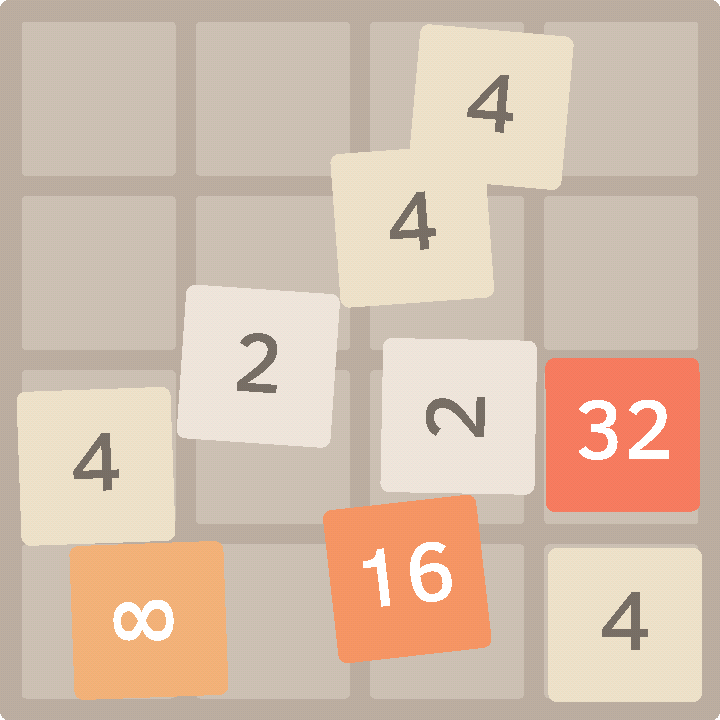
#> input picture game_2048/2048Tiles.png, 720 x 720 px, found by its file name
$ python -i window_init.py   (imports and definitions only)
#> lines starting #> are read from the running program, lines starting #| are printed output that depends on the picture; after the words box and inside, x2 and y2 are one past the last pixel; in counts of white or black regions, pixels touching at a corner belong together
# import necessary libraries
import cv2
import numpy as np


# function for creating the rules window, all the rules will be displayed here
def create_instruction_window():
    # create an empty window
    cv2.namedWindow('Hand 2048 Instructions')

    # create a blank image and then change it to the desired color and size
    background = np.zeros((1000, 800, 3), dtype=np.uint8)
    background = cv2.resize(background, (700, 600))
    background[:] = (0, 170, 255)  # BGR

    # move the window and put it where needed
    cv2.moveWindow('Hand 2048 Instructions', 570, 40)

    # paste on the background the image in the desired position using transformations, bitwise operators
    # and masking like we did in class
    image = cv2.imread('2048Tiles.png')
#> image is the input picture: shape (720, 720, 3); mean B, G, R 172.7, 191.2, 213.5
    image = cv2.resize(image, None, fx=0.2, fy=0.2)
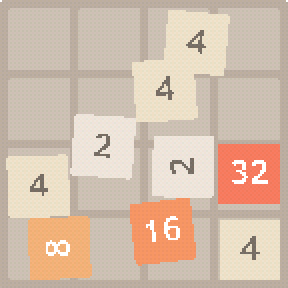
#> image: shape (144, 144, 3) (shown 2 times larger); mean B, G, R 172.8, 191.2, 213.5
    img_h, img_w = image.shape[:2]
#> img_h = 144; img_w = 144
    src_points = np.array([[0, 0], [0, img_h - 1], [img_w - 1, img_h - 1], [img_w - 1, 0]], dtype=np.float32)
#> src_points = [[0, 0], [0, 143], [143, 143], [143, 0]]
    # define the dest. pts. that can be changed to where we like the top 2048 image to be
    dst_points = np.array([[20, 20], [20, img_h + 20], [img_w + 20, img_h + 20], [img_w + 20, 20]], dtype=np.float32)
    M = cv2.getPerspectiveTransform(src_points, dst_points)
    warped = cv2.warpPerspective(image, M, (background.shape[1], background.shape[0]))
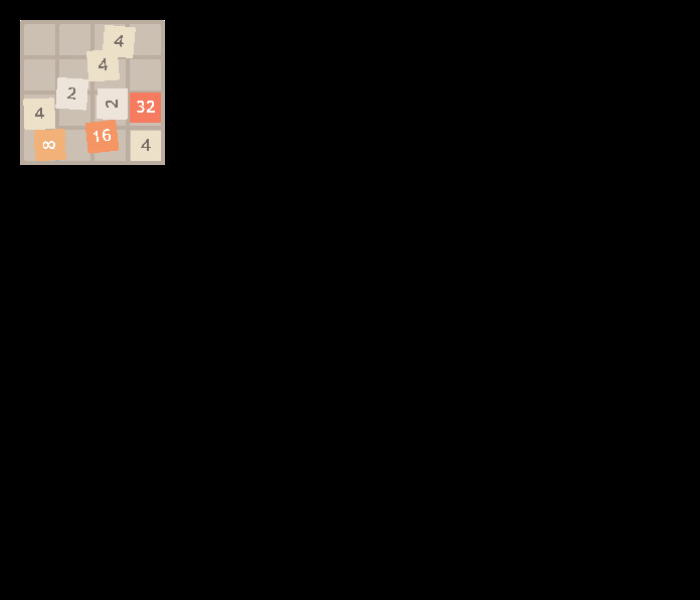
#> warped: shape (600, 700, 3); mean B, G, R 8.7, 9.6, 10.7
    mask = np.zeros(background.shape, dtype=np.uint8)
    cv2.fillConvexPoly(mask, np.int32(dst_points), (255, 255, 255))
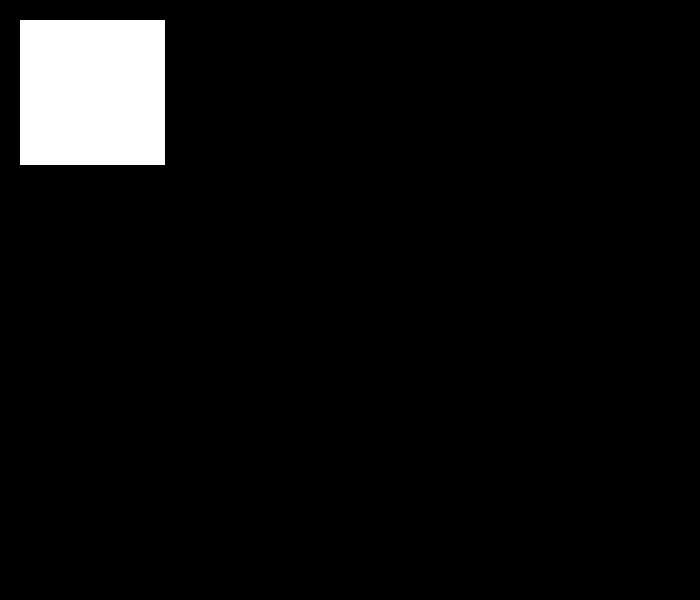
#> mask: shape (600, 700, 3); 5% white; 1 white region, box (x1, y1, x2, y2) and area: (20, 20, 165, 165) 21025
    mask = cv2.bitwise_not(mask)
    masked_background = cv2.bitwise_and(background, mask)
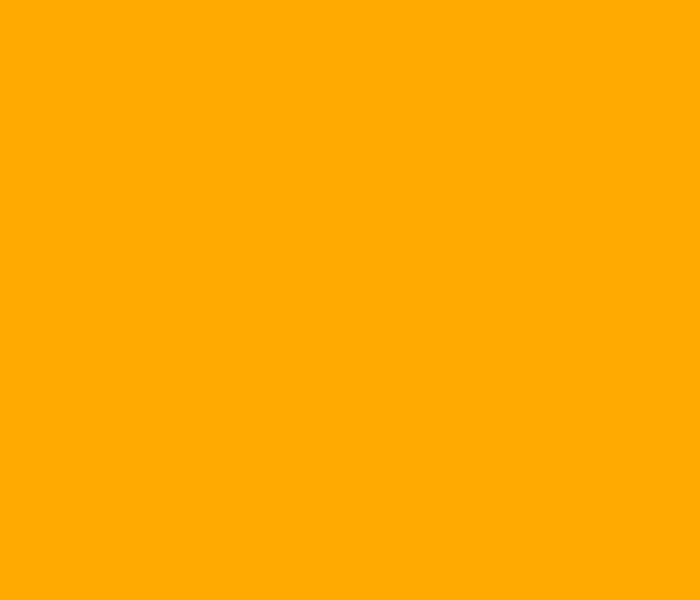
#> background: shape (600, 700, 3); mean of channels 0, 1, 2 0, 170, 255; drawn as B, G, R
    instructions = cv2.bitwise_or(masked_background, warped)
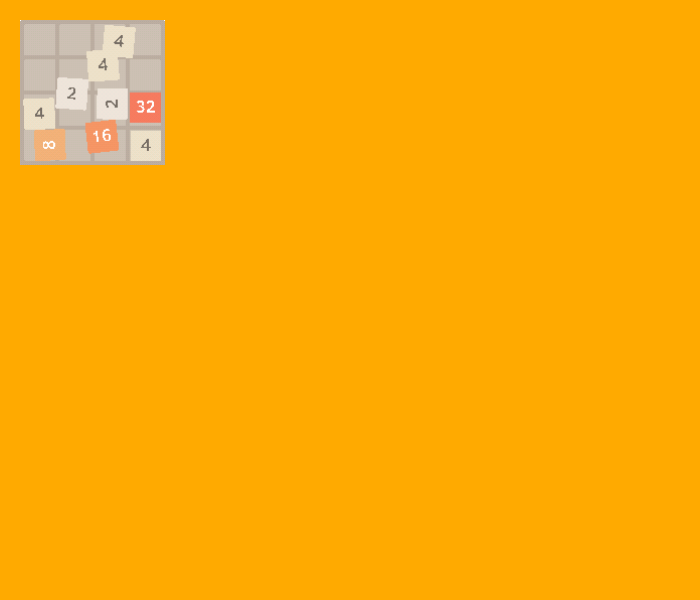
#> instructions: shape (600, 700, 3); mean B, G, R 8.7, 171.1, 252.9
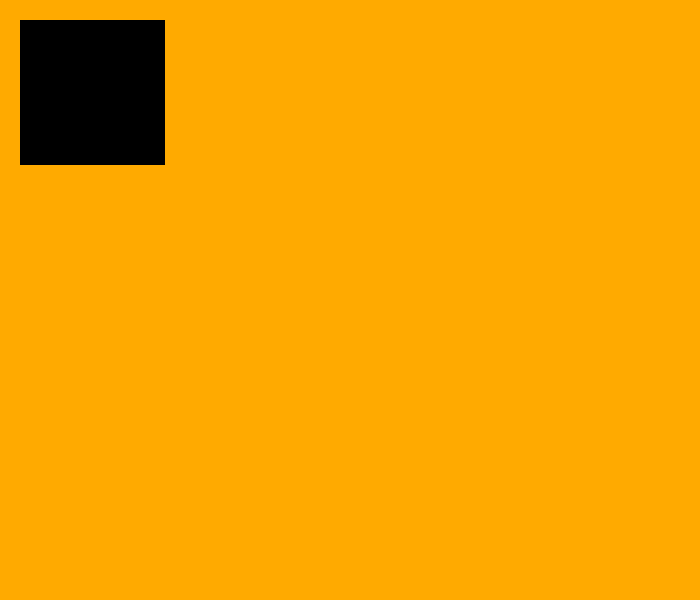
#> masked_background: shape (600, 700, 3); mean B, G, R 0, 161.5, 242.2

    # decorate the instructions image with text by:
    # putting the title
    cv2.putText(instructions, 'Hand 2048', (170, 85), cv2.FONT_HERSHEY_SIMPLEX, 3, (0, 100, 255), 5)
    cv2.putText(instructions, 'instructions', (250, 150), cv2.FONT_HERSHEY_SIMPLEX, 2, (0, 100, 255), 2)

    # putting the instructions
    cv2.putText(instructions, 'Main Hand Movements:', (15, 210), cv2.FONT_HERSHEY_SIMPLEX, 1, (108, 108, 108), 1)
    cv2.putText(instructions, '- to move the tiles -> move index finger left, right, down or up (MOVE)', (30, 240),
                cv2.FONT_HERSHEY_SIMPLEX, 0.5, (108, 108, 108), 1)
    cv2.putText(instructions, '- to pause/un-pause the game -> touch thumb point with pinky point (PAUSE)', (30, 260),
                cv2.FONT_HERSHEY_SIMPLEX, 0.5, (108, 108, 108), 1)
    cv2.putText(instructions, '- to enter/exit mouse mode -> touch thumb point with middle point (MOUSE)', (30, 280),
                cv2.FONT_HERSHEY_SIMPLEX, 0.5, (108, 108, 108), 1)
    cv2.putText(instructions, '- to move the mouse -> move index finger in any direction (CIRCLE on index)', (30, 300),
                cv2.FONT_HERSHEY_SIMPLEX, 0.5, (108, 108, 108), 1)
    cv2.putText(instructions, '- to click buttons -> touch thumb point with ring finger point (CLICK!)', (30, 320),
                cv2.FONT_HERSHEY_SIMPLEX, 0.5, (108, 108, 108), 1)
    cv2.putText(instructions, '- to click, hold and move objects -> hold thumb point and ring finger point', (30, 340),
                cv2.FONT_HERSHEY_SIMPLEX, 0.5, (108, 108, 108), 1)
    cv2.putText(instructions, 'together while moving index finger in any direction (HOLDING)', (52, 360),
                cv2.FONT_HERSHEY_SIMPLEX, 0.5, (108, 108, 108), 1)

    # putting the text for practicing the movements on the video
    cv2.putText(instructions, 'Practice:', (15, 400), cv2.FONT_HERSHEY_SIMPLEX, 1, (108, 108, 108), 1)
    cv2.putText(instructions, 'You can practice the movements here and then proceed to play. To check if', (30, 430),
                cv2.FONT_HERSHEY_SIMPLEX, 0.5, (108, 108, 108), 1)
    cv2.putText(instructions, 'the movements are correct a writing will appear on the screen. It should', (30, 450),
                cv2.FONT_HERSHEY_SIMPLEX, 0.5, (108, 108, 108), 1)
    cv2.putText(instructions, 'correspond to what is written in capslock above next to the actions.', (30, 470),
                cv2.FONT_HERSHEY_SIMPLEX, 0.5, (108, 108, 108), 1)

    # putting the instruction for starting the game
    cv2.putText(instructions, 'Play:', (15, 510), cv2.FONT_HERSHEY_SIMPLEX, 1, (108, 108, 108), 1)
#> instructions: shape (600, 700, 3); mean B, G, R 11.9, 167.3, 248.5
    cv2.putText(instructions, 'If you have understood the instructions and would like to start playing the game',
                (30, 540), cv2.FONT_HERSHEY_SIMPLEX, 0.5, (108, 108, 108), 1)
    cv2.putText(instructions, 'please press play on the main game screen!', (30, 560), cv2.FONT_HERSHEY_SIMPLEX, 0.5,
                (108, 108, 108), 1)
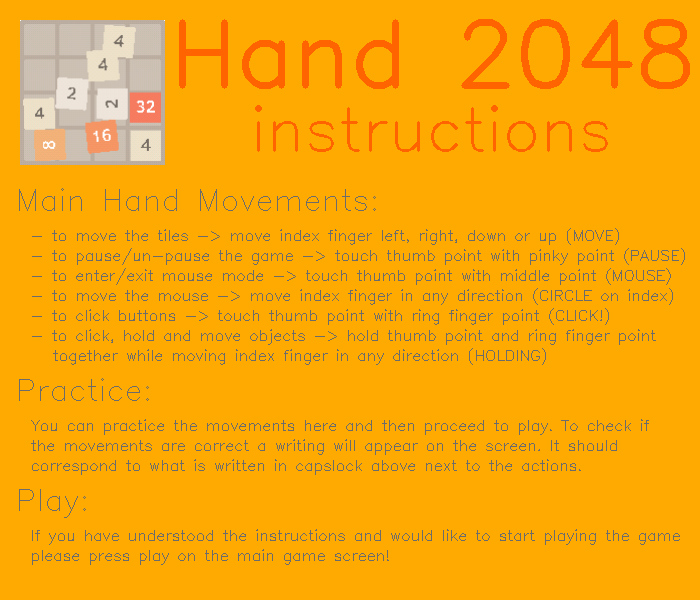
#> instructions: shape (600, 700, 3); mean B, G, R 12.4, 167, 247.8

    # showing the final image on the window
    cv2.imshow('Hand 2048 Instructions', instructions)
    cv2.waitKey(0)
    cv2.destroyAllWindows()

>>> result = create_instruction_window()
